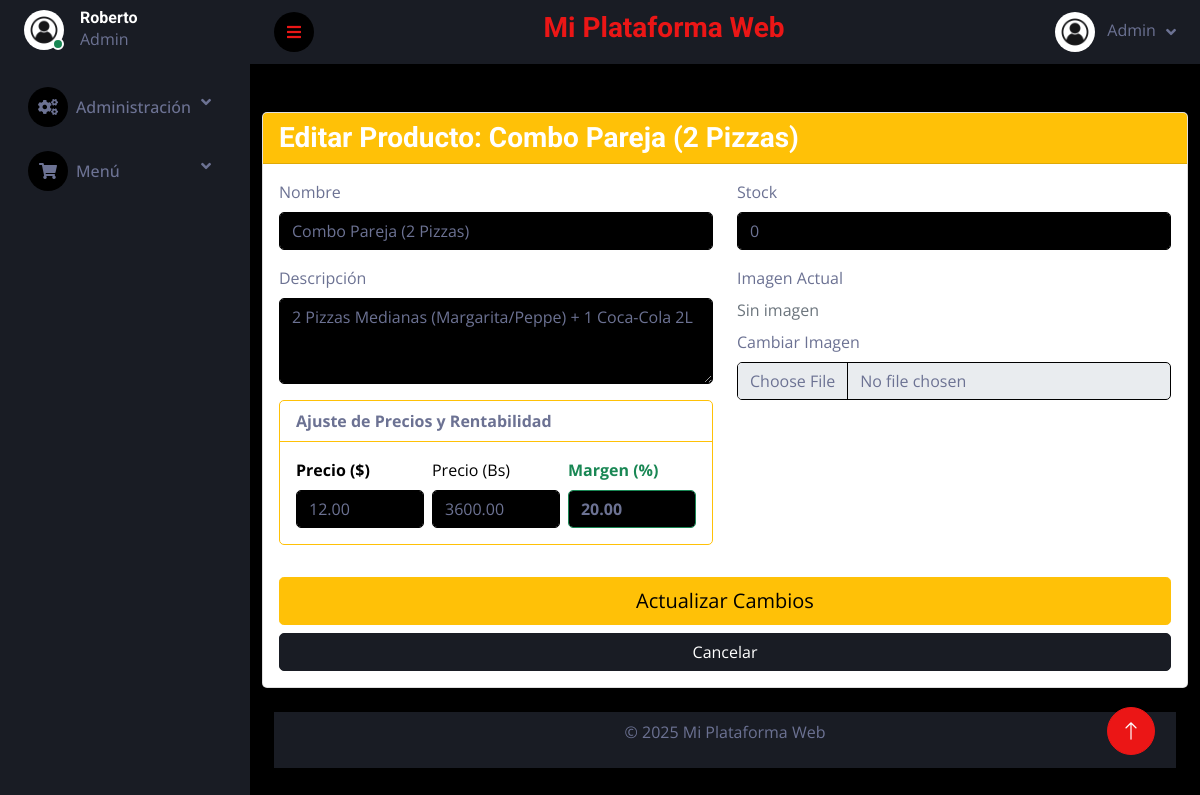
Before: /admin/edit_product.php?id=88 (signed in) with the older database file.
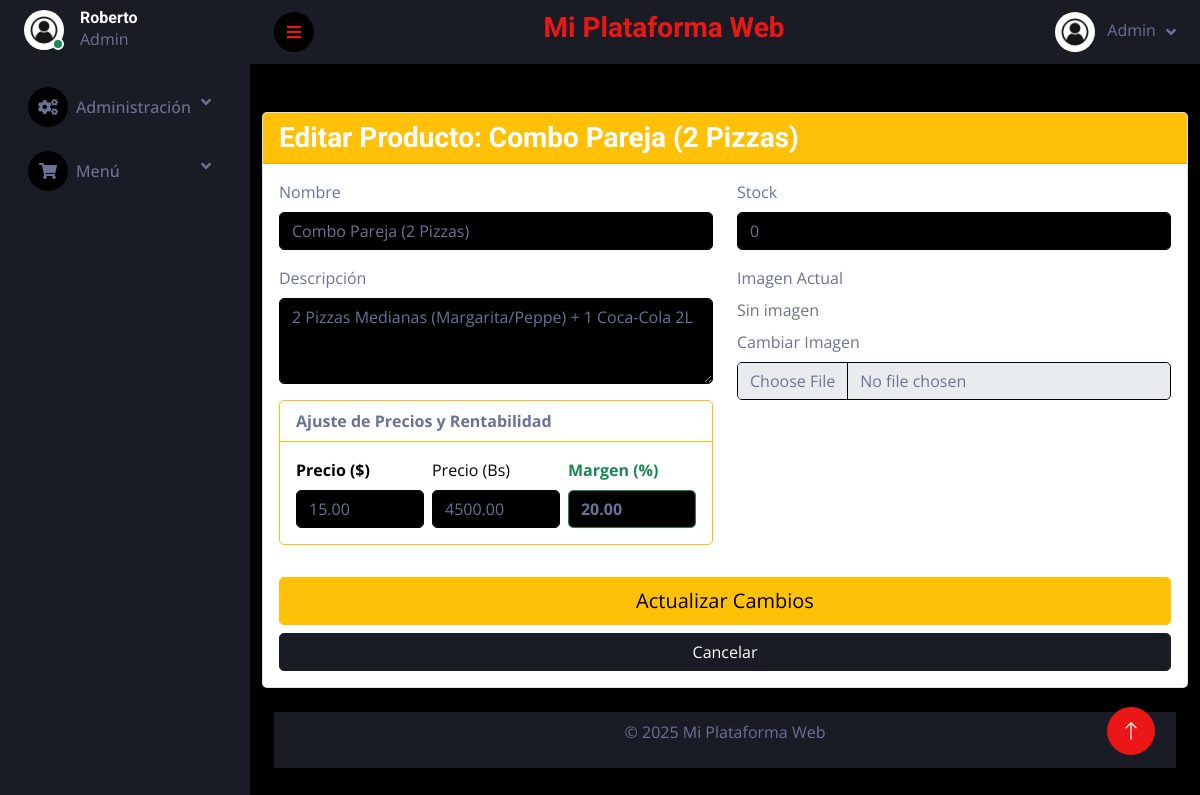
After: the same page with the newer database file.
### tables this page shows
CREATE TABLE `products` (
  `id` int(11) NOT NULL,
  `name` varchar(100) NOT NULL,
  `description` text DEFAULT NULL,
  `price_usd` decimal(10,2) NOT NULL,
  `price_ves` decimal(10,2) NOT NULL,
  `stock` int(11) NOT NULL,
  `product_type` enum('simple','compound','prepared') DEFAULT 'simple',
  `kitchen_station` enum('pizza','kitchen','bar') DEFAULT 'kitchen',
  `image_url` varchar(255) DEFAULT NULL,
  `created_at` timestamp NULL DEFAULT current_timestamp(),
  `profit_margin` decimal(5,2) NOT NULL DEFAULT 20.00,
  `updated_at` timestamp NULL DEFAULT NULL
);

### funciones/ProductManager.php (called while the page is built, shortened)
<?php
class ProductManager {
    private $db;
    public function __construct($db) {
        $this->db = Database::getConnection();
    }
    public function getProductById($id) {
        $stmt = $this->db->prepare("SELECT * FROM products WHERE id = ?");
        $stmt->execute([$id]);
        return $stmt->fetch(PDO::FETCH_ASSOC) ?: null;
    }
}
?>

### funciones/conexion.php (called while the page is built, shortened)
<?php
class Database
{
    private static $connection = null;
    public static function getConnection()
    {
        if (self::$connection === null) {
            try {
                $host     = $_ENV['DB_HOST'] ?? 'localhost';
                $dbname   = $_ENV['DB_NAME'] ?? 'minimarket';
                $username = $_ENV['DB_USER'] ?? 'root';
                $password = $_ENV['DB_PASSWORD'] ?? '';
                $port     = $_ENV['DB_PORT'] ?? '3306';
                $options = [
                    PDO::ATTR_ERRMODE            => PDO::ERRMODE_EXCEPTION,
                    PDO::ATTR_DEFAULT_FETCH_MODE => PDO::FETCH_ASSOC,
                    PDO::ATTR_EMULATE_PREPARES   => false,
                ];
                self::$connection = new PDO(
                    "mysql:host=$host;port=$port;dbname=$dbname;charset=utf8mb4",
                    $username,
                    $password,
                    $options
                );
            } catch (PDOException $e) {
                error_log("Error de conexión: " . $e->getMessage());
                die("<h3>Error de conexión.</h3><p>Verifica tu archivo .env y los logs del servidor.</p>");
            }
        }
        return self::$connection;
    }
}
?>

### admin/edit_product.php (the view, shortened to what the changed rows need)
<?php
require_once '../templates/autoload.php';
$productoId = $_GET['id'] ?? 0;
$producto = $productManager->getProductById($productoId);
require_once '../templates/header.php';
?>
<div class="container mt-5">
    <div class="card shadow">
        <div class="card-header bg-warning text-dark">
            <h3 class="mb-0">Editar Producto: <?= htmlspecialchars($producto['name']) ?></h3>
        </div>
        <div class="card-body">
            <form method="post" action="" enctype="multipart/form-data">
                <div class="row">
                    <div class="col-md-6">
                        <div class="mb-3">
                            <label class="form-label">Nombre</label>
                            <input type="text" class="form-control" name="nombre" value="<?= htmlspecialchars($producto['name']) ?>" required>
                        </div>
                        <div class="mb-3">
                            <label class="form-label">Descripción</label>
                            <textarea class="form-control" name="descripcion" rows="3"><?= htmlspecialchars($producto['description']) ?></textarea>
                        </div>
                        <div class="card border-warning mb-3">
                            <div class="card-body text-dark">
                                <div class="row g-2">
                                    <div class="col-md-4">
                                        <label class="form-label fw-bold">Precio ($)</label>
                                        <input type="number" class="form-control" id="precio_usd" name="precio_usd" step="0.01" value="<?= $producto['price_usd'] ?>" required>
                                    </div>
                                    <div class="col-md-4">
                                        <label class="form-label">Precio (Bs)</label>
                                        <input type="number" class="form-control" id="precio_ves" name="precio_ves" step="0.01" value="<?= $producto['price_ves'] ?>" required>
                                    </div>
                                    <div class="col-md-4">
                                        <label class="form-label fw-bold text-success">Margen (%)</label>
                                        <input type="number" class="form-control border-success fw-bold" name="profit_margin" step="0.01" value="<?= $producto['profit_margin'] ?>" required>
                                    </div>
                                </div>
                            </div>
                        </div>
                    </div>
                    <div class="col-md-6">
                        <div class="mb-3">
                            <label class="form-label">Stock</label>
                            <input type="number" class="form-control" name="stock" value="<?= $producto['stock'] ?>" required>
                        </div>
                    </div>
                </div>
            </form>
        </div>
    </div>
</div>
<?php require_once '../templates/footer.php'; ?>

Changed rows visible on the page:
changed products "Combo Pareja (2 Pizzas)": precio_usd "12.00" → "15.00"; precio_ves "3600.00" → "4500.00"
